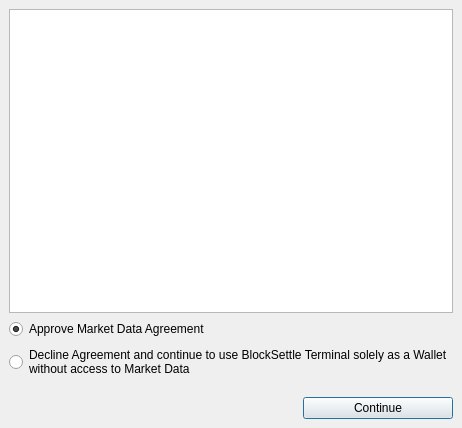
<?xml version="1.0" encoding="UTF-8"?>
<!--

***********************************************************************************
* Copyright (C) 2019 - 2020, BlockSettle AB
* Distributed under the GNU Affero General Public License (AGPL v3)
* See LICENSE or http://www.gnu.org/licenses/agpl.html
*
**********************************************************************************

-->
<ui version="4.0">
 <class>MDAgreementDialog</class>
 <widget class="QDialog" name="MDAgreementDialog">
  <property name="geometry">
   <rect>
    <x>0</x>
    <y>0</y>
    <width>417</width>
    <height>428</height>
   </rect>
  </property>
  <property name="windowTitle">
   <string>BlockSettle MD Agreement</string>
  </property>
  <layout class="QVBoxLayout" name="verticalLayout_2">
   <property name="spacing">
    <number>0</number>
   </property>
   <property name="leftMargin">
    <number>0</number>
   </property>
   <property name="topMargin">
    <number>0</number>
   </property>
   <property name="rightMargin">
    <number>0</number>
   </property>
   <property name="bottomMargin">
    <number>0</number>
   </property>
   <item>
    <widget class="QWidget" name="widget_2" native="true">
     <property name="minimumSize">
      <size>
       <width>0</width>
       <height>57</height>
      </size>
     </property>
     <layout class="QVBoxLayout" name="verticalLayout_3">
      <item>
       <widget class="QTextBrowser" name="textBrowser_agreement"/>
      </item>
      <item>
       <layout class="QVBoxLayout" name="verticalLayout">
        <item>
         <widget class="QRadioButton" name="radioButton_accept">
          <property name="text">
           <string>Approve Market Data Agreement</string>
          </property>
          <property name="checked">
           <bool>true</bool>
          </property>
         </widget>
        </item>
        <item>
         <widget class="QRadioButton" name="radioButton_Reject">
          <property name="text">
           <string>Decline Agreement and continue to use BlockSettle Terminal solely as a Wallet
without access to Market Data</string>
          </property>
         </widget>
        </item>
       </layout>
      </item>
     </layout>
    </widget>
   </item>
   <item>
    <widget class="QWidget" name="widget" native="true">
     <property name="buttonBar" stdset="0">
      <bool>true</bool>
     </property>
     <layout class="QHBoxLayout" name="horizontalLayout">
      <property name="spacing">
       <number>0</number>
      </property>
      <item>
       <spacer name="horizontalSpacer">
        <property name="orientation">
         <enum>Qt::Horizontal</enum>
        </property>
        <property name="sizeHint" stdset="0">
         <size>
          <width>40</width>
          <height>20</height>
         </size>
        </property>
       </spacer>
      </item>
      <item>
       <widget class="QPushButton" name="pushButton_Continue">
        <property name="minimumSize">
         <size>
          <width>150</width>
          <height>0</height>
         </size>
        </property>
        <property name="text">
         <string>Continue</string>
        </property>
       </widget>
      </item>
     </layout>
    </widget>
   </item>
  </layout>
 </widget>
 <resources/>
 <connections/>
</ui>
